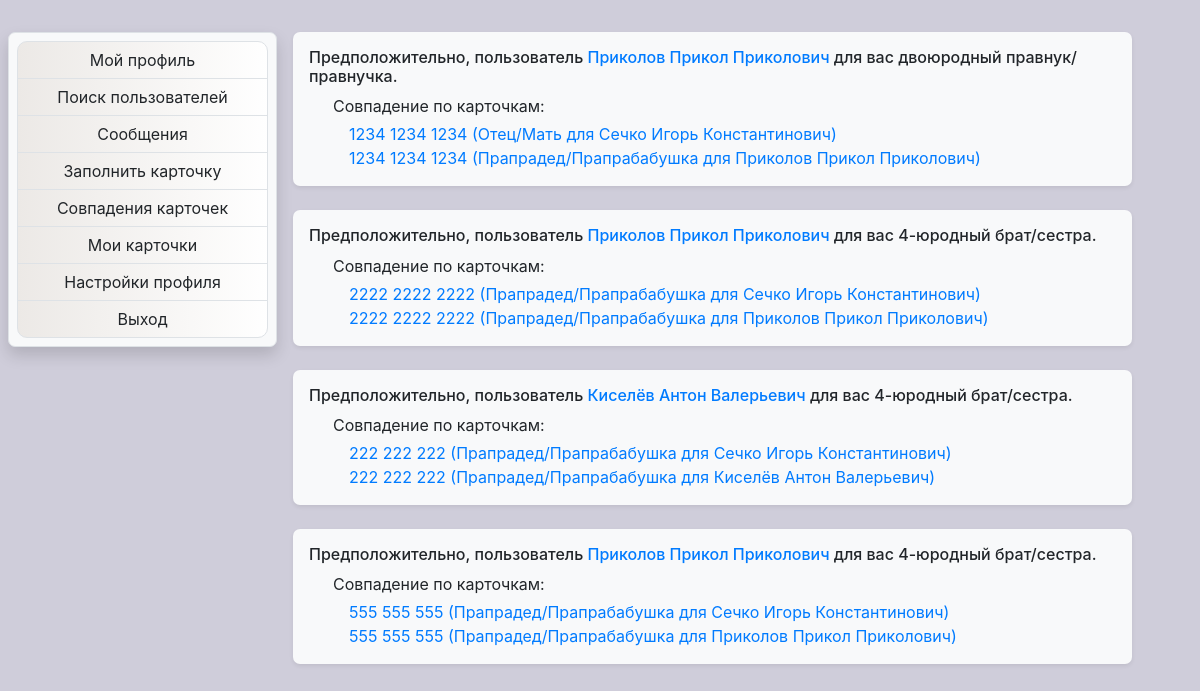
Page /similarities (signed in) on the committed database.
### relationfinder/models.py (models this page shows, shortened)
class Relation(models.Model):
    referenced_by = models.ForeignKey(
        Card, on_delete=models.CASCADE, blank=True, null=True, related_name="fbRelations_set")
    referencing = models.ForeignKey(
        Card, on_delete=models.CASCADE, blank=True, null=True, related_name="rtRelations_set")
    connection_type = models.CharField(max_length=30, blank=True, null=True)
    similarity = models.FloatField(null=True, blank=True)

class Card(models.Model):
    class Meta:
        verbose_name_plural = "Cards"
        verbose_name = "Card"
    user = models.ForeignKey(
        User, on_delete=models.CASCADE, related_name="card_set", blank=True, null=True)
    card_name = models.CharField(
        max_length=30, blank=False, null=False, default="default name")
    sex = models.CharField(max_length=30, blank=False,
                           null=False, default="default")
    relation_level = models.CharField(
        max_length=30, blank=False, null=False, default="default")
    first_name = models.CharField(max_length=30, blank=True, null=True)
    surname = models.CharField(max_length=30, blank=True, null=True)
    fathername = models.CharField(max_length=30, blank=True, null=True)
    birth_year = models.PositiveIntegerField(blank=True, null=True)
    death_year = models.PositiveIntegerField(blank=True, null=True)
    place1_x = models.FloatField(blank=True, null=True)
    place1_y = models.FloatField(blank=True, null=True)
    place1_radius = models.FloatField(blank=True, null=True)
    place1_start_year = models.PositiveIntegerField(blank=True, null=True)
    place1_end_year = models.PositiveIntegerField(blank=True, null=True)
    place2_x = models.FloatField(blank=True, null=True)
    place2_y = models.FloatField(blank=True, null=True)
    place2_radius = models.FloatField(blank=True, null=True)
    place2_start_year = models.PositiveIntegerField(blank=True, null=True)
    place2_end_year = models.PositiveIntegerField(blank=True, null=True)
    place3_x = models.FloatField(blank=True, null=True)
    place3_y = models.FloatField(blank=True, null=True)
    place3_radius = models.FloatField(blank=True, null=True)
    place3_start_year = models.PositiveIntegerField(blank=True, null=True)
    place3_end_year = models.PositiveIntegerField(blank=True, null=True)
    information = models.TextField(null=True, blank=True)
    def __str__(self):
        return '{} {} {} ({} для {}) '.format(self.surname, self.first_name, self.fathername, self.relation_level, str(self.user))

class UserExtension(models.Model):
    user = models.OneToOneField(
        User, null=True, blank=True, on_delete=models.CASCADE, related_name='userExtension')
    first_name = models.CharField(max_length=30, blank=True, null=True)
    surname = models.CharField(max_length=30, blank=True, null=True)
    fathername = models.CharField(max_length=30, blank=True, null=True)
    birth_date = models.DateField(
        auto_now=False, auto_now_add=False, blank=True, null=True)
    information = models.TextField(blank=True, null=True)
    photo = models.ImageField(blank=True, null=True,
                              default="def_profile_photo.png")

### relationfinder/views.py (the view)
# urls.py: path('similarities', views.similarities, name='similarities'),
@login_required(login_url='login_or_register')
def similarities(request):
    all_relations = Relation.objects.all()
    user_relations = all_relations.filter(referenced_by__user=request.user)
    return render(request, "relfinder/profile_similarities.html", {'user_relations': user_relations})

### relationfinder/models.py (called while the page is built)
def override_username(self):
    name = '{} {} {}'.format(self.userExtension.surname,
                             self.userExtension.first_name, self.userExtension.fathername)
    return name

### relationfinder/templates/relfinder/profile_similarities.html (shortened to what this page needs)
{% extends 'relfinder/profile_navigation.html' %}
{% block content1 %}
{% if user_relations %}
    {% for relation in user_relations %}
    <div class="container  rounded shadow-sm bg-light p-3 mb-4">
        <h6>
            Предположительно, пользователь <a href="{% url 'user' relation.referencing.user.id %}">
                {{relation.referencing.user}}</a> для вас {{relation.connection_type}}.
        </h6>
        <div>
            <div class="pl-3">
                <div class="pl-2 pb-1">
                    Совпадение по карточкам:
                </div>
                <div class="pl-4">
                    <div>
                        <a href="{% url 'viewcard' relation.referenced_by.id %}">{{relation.referenced_by}}</a>
                    </div>
                    <div>
                        <a href="{% url 'viewcard' relation.referencing.id %}">{{relation.referencing}}</a>
                    </div>
                </div>
            </div>
        </div>
    </div>
    {% endfor %}
{% endif %}
{% endblock content1 %}

### relationfinder/templates/relfinder/profile_navigation.html (shortened to what this page needs)
{% extends 'relfinder/base.html' %}
{% block content %}
<div class="container mt-4" id="mainContents">
    <div class="row">
      <div class="col-3 m-0 p-0">
          <div class="m-2 p-2 border bg-light shadow rounded">
            <div class="btn-group-vertical  container-fluid m-0 p-0" >
              <a class="btn border btn-grad" href="{% url 'profile' %}">Мой профиль</a>
              <a class="btn border btn-grad" href="{% url 'usersearch' %}">Поиск пользователей</a>
              <a class="btn border btn-grad" href="{% url 'messages' %}">Сообщения</a>
              <a class="btn border btn-grad" href="{% url 'create' %}">Заполнить карточку</a>
              <a class="btn border btn-grad" href="{% url 'similarities' %}">Совпадения карточек</a>
              <a class="btn border btn-grad" href="{% url 'mycards' %}">Мои карточки</a>
              <a class="btn border btn-grad" href="{% url 'profilesettings' %}">Настройки профиля</a>
              <a class="btn border btn-grad" href="{% url 'logout' %}">Выход</a>
            </div>
          </div>
      </div>
      <div class="col-9 m-0 p-0">
        <div class="m-2 p-0">
          {% block content1 %}
          {% endblock content1 %}
        </div>
      </div>
    </div>
  </div>
{% endblock content %}

### relationfinder/templates/relfinder/base.html (shortened to what this page needs)
<!doctype html>
<html lang="en">
<head>
  <link rel="stylesheet" href="https://stackpath.bootstrapcdn.com/bootstrap/4.5.2/css/bootstrap.min.css"
>
</head>
<body>
  {% block content %}
  {% endblock content %}
</body>
</html>

### relationfinder/templates/relfinder/base.html (style rules this page uses)
body { position: sticky; width: 100%; height: 100%; background-color: rgb(207, 205, 218); background-repeat: no-repeat; background-size: cover; display: block; }
.btn-grad { background-image: linear-gradient(to right, #ECE9E6 0%, #ffffff 51%, #ECE9E6 100%) }
.btn-grad { text-align: center; transition: 0.2s; background-size: 200% auto; border-radius: 10px; }

### relationfinder/templates/relfinder/profile_navigation.html (style rules this page uses)
#mainContents { position :relative; right: 2.5%; }
.rounded { border-radius: 7px!important; }

### rows in the picture
Relation: referencing.user "Приколов Прикол Приколович", connection_type "двоюродный правнук/правнучка", referenced_by "1234 1234 1234 (Отец/Мать для Сечко Игорь Константинович)", referencing "1234 1234 1234 (Прапрадед/Прапрабабушка для Приколов Прикол Приколович)"
Relation: referencing.user "Приколов Прикол Приколович", connection_type "4-юродный брат/сестра", referenced_by "2222 2222 2222 (Прапрадед/Прапрабабушка для Сечко Игорь Константинович)", referencing "2222 2222 2222 (Прапрадед/Прапрабабушка для Приколов Прикол Приколович)"
Relation: referencing.user "Киселёв Антон Валерьевич", connection_type "4-юродный брат/сестра", referenced_by "222 222 222 (Прапрадед/Прапрабабушка для Сечко Игорь Константинович)", referencing "222 222 222 (Прапрадед/Прапрабабушка для Киселёв Антон Валерьевич)"
Relation: referencing.user "Приколов Прикол Приколович", connection_type "4-юродный брат/сестра", referenced_by "555 555 555 (Прапрадед/Прапрабабушка для Сечко Игорь Константинович)", referencing "555 555 555 (Прапрадед/Прапрабабушка для Приколов Прикол Приколович)"
